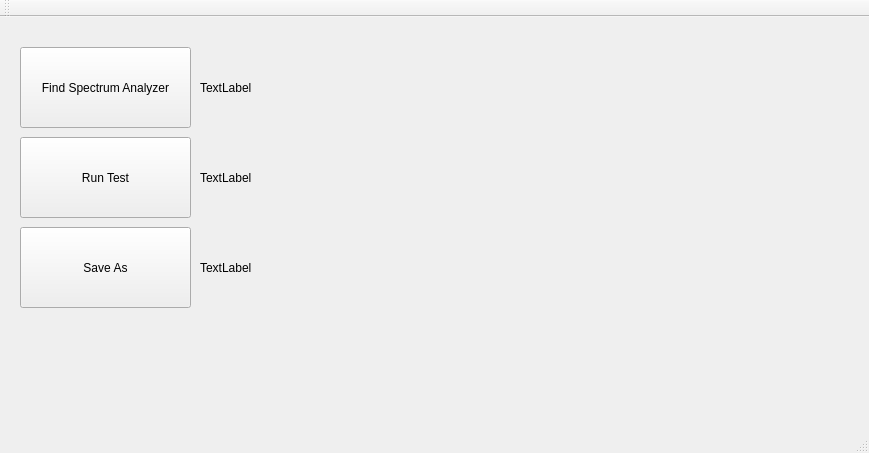
<?xml version="1.0" encoding="UTF-8"?>
<ui version="4.0">
 <class>MainWindow</class>
 <widget class="QMainWindow" name="MainWindow">
  <property name="geometry">
   <rect>
    <x>0</x>
    <y>0</y>
    <width>869</width>
    <height>453</height>
   </rect>
  </property>
  <property name="windowTitle">
   <string>MainWindow</string>
  </property>
  <widget class="QWidget" name="centralWidget">
   <widget class="QPushButton" name="btn_FindSpecan">
    <property name="geometry">
     <rect>
      <x>20</x>
      <y>30</y>
      <width>171</width>
      <height>81</height>
     </rect>
    </property>
    <property name="text">
     <string>Find Spectrum Analyzer</string>
    </property>
   </widget>
   <widget class="QLabel" name="specInfoLabel">
    <property name="geometry">
     <rect>
      <x>200</x>
      <y>30</y>
      <width>221</width>
      <height>81</height>
     </rect>
    </property>
    <property name="text">
     <string>TextLabel</string>
    </property>
   </widget>
   <widget class="QPushButton" name="btn_RunTest">
    <property name="geometry">
     <rect>
      <x>20</x>
      <y>120</y>
      <width>171</width>
      <height>81</height>
     </rect>
    </property>
    <property name="text">
     <string>Run Test</string>
    </property>
   </widget>
   <widget class="QPushButton" name="btn_SaveAs">
    <property name="geometry">
     <rect>
      <x>20</x>
      <y>210</y>
      <width>171</width>
      <height>81</height>
     </rect>
    </property>
    <property name="text">
     <string>Save As</string>
    </property>
   </widget>
   <widget class="QLabel" name="runInfoLabel">
    <property name="geometry">
     <rect>
      <x>200</x>
      <y>120</y>
      <width>221</width>
      <height>81</height>
     </rect>
    </property>
    <property name="text">
     <string>TextLabel</string>
    </property>
   </widget>
   <widget class="QLabel" name="saveInfoLabel">
    <property name="geometry">
     <rect>
      <x>200</x>
      <y>210</y>
      <width>221</width>
      <height>81</height>
     </rect>
    </property>
    <property name="text">
     <string>TextLabel</string>
    </property>
   </widget>
  </widget>
  <widget class="QMenuBar" name="menuBar">
   <property name="geometry">
    <rect>
     <x>0</x>
     <y>0</y>
     <width>869</width>
     <height>25</height>
    </rect>
   </property>
  </widget>
  <widget class="QToolBar" name="mainToolBar">
   <attribute name="toolBarArea">
    <enum>TopToolBarArea</enum>
   </attribute>
   <attribute name="toolBarBreak">
    <bool>false</bool>
   </attribute>
  </widget>
  <widget class="QStatusBar" name="statusBar"/>
 </widget>
 <layoutdefault spacing="6" margin="11"/>
 <resources/>
 <connections/>
</ui>
